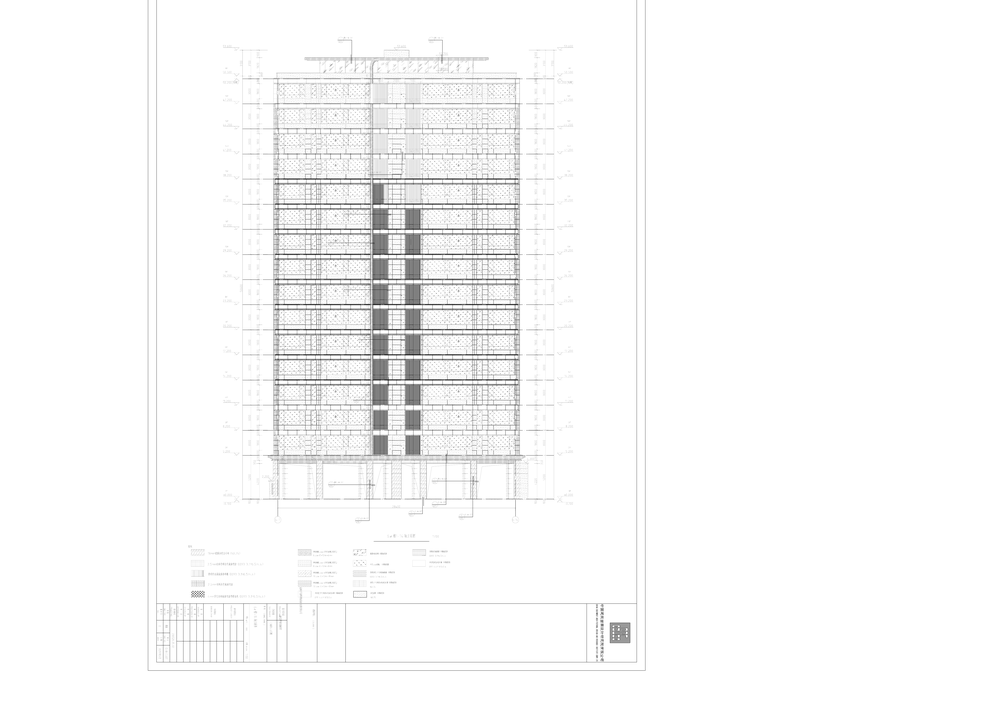
#> input picture out_png/page_001.png, 999 x 707 px, shrunk from 4673 x 3306 before the run
$ python split_connectivity.py
#> lines starting #> are read from the running program, lines starting #| are printed output that depends on the picture; after the words box and inside, x2 and y2 are one past the last pixel; in counts of white or black regions, pixels touching at a corner belong together
import os
from collections import defaultdict
from pathlib import Path
from typing import List, Tuple

import cv2
import numpy as np


# 局部合并函数（基于扩展相交）
def expand_rect(rect, d):
    x, y, w, h = rect
    return (x - d, y - d, w + 2 * d, h + 2 * d)

def rects_intersect(r1, r2):
    x1, y1, w1, h1 = r1
    x2, y2, w2, h2 = r2
    return not (x1 + w1 <= x2 or x2 + w2 <= x1 or y1 + h1 <= y2 or y2 + h2 <= y1)

def merge_two_rects(r1, r2):
    x1, y1, w1, h1 = r1
    x2, y2, w2, h2 = r2
    x = min(x1, x2)
    y = min(y1, y2)
    xmax = max(x1 + w1, x2 + w2)
    ymax = max(y1 + h1, y2 + h2)
    return (x, y, xmax - x, ymax - y)

def merge_rects_in_list(rect_list, threshold):
    """迭代合并列表中的矩形，直到无法再合并"""
    changed = True
    while changed:
        changed = False
        merged = []
        used = [False] * len(rect_list)
        expanded = [expand_rect(r, threshold) for r in rect_list]

        for i in range(len(rect_list)):
            if used[i]:
                continue
            current = rect_list[i]
            for j in range(i + 1, len(rect_list)):
                if not used[j] and rects_intersect(expanded[i], expanded[j]):
                    current = merge_two_rects(current, rect_list[j])
                    used[j] = True
                    changed = True
            merged.append(current)
        rect_list = merged
    return rect_list


def graph_split(
    img_path,
    tmp_path,
    merge_threshold=11.5,
    grid_size=200,
    max_area_riot=0.25,
    min_area=150,
    padding=80,
) -> List[Tuple[Path, Tuple[int, int, int, int]]]:
    """
    参数：
    merge_threshold：连通域合并阈值
    grid_size：图像网格大小参数
    max_area_riot：最大连通域过滤参数
    min_area：输出结果最小矩形过滤参数
    """
#> called with img_path = './out_png/page_001.png', tmp_path = './box_img', merge_threshold = 11.5, grid_size = 200, max_area_riot = 0.25, min_area = 150, padding = 80
    # 1. 读取图像 & 获取初始矩形
    img = cv2.imread(img_path, cv2.IMREAD_GRAYSCALE)
#> img is the input picture: shape (707, 999); min 37, max 255, mean 248.8
    _, binary = cv2.threshold(img, 127, 255, cv2.THRESH_BINARY_INV)
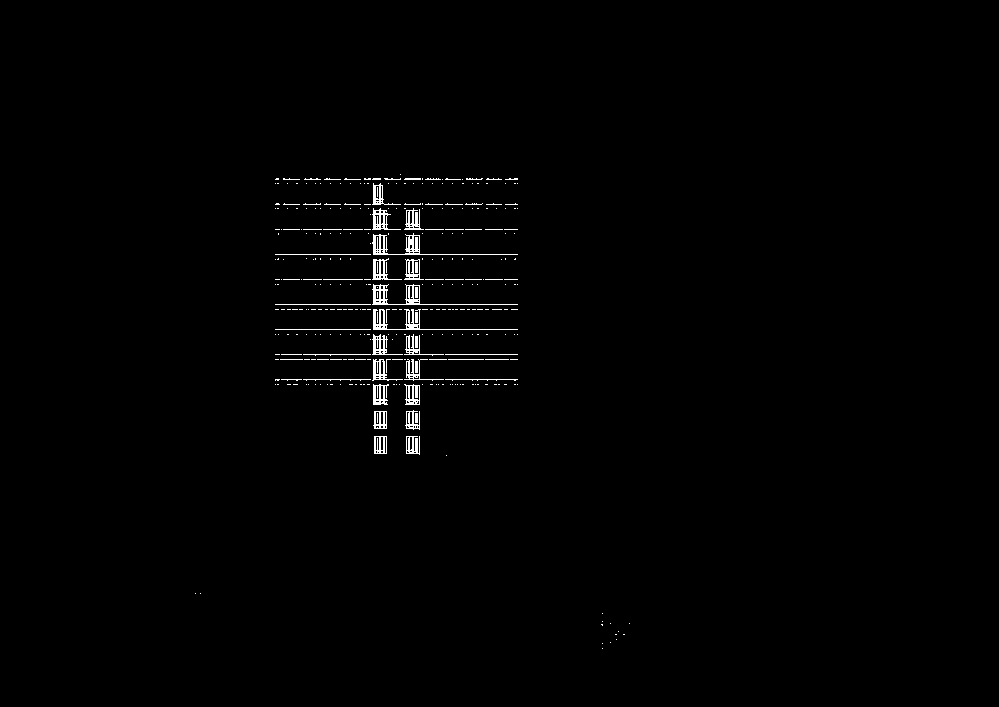
#> binary: shape (707, 999); 0.95% white in thin lines or dots, all inside (x1, y1, x2, y2) = (195, 174, 630, 649)

    # RETR_EXTERNAL：只检测最外层轮廓。
    # RETR_LIST：检测所有轮廓，不建立层级关系。
    # RETR_TREE：检测所有轮廓，并重建完整的嵌套层级结构。
    contours, _ = cv2.findContours(binary, cv2.RETR_LIST, cv2.CHAIN_APPROX_SIMPLE)
#> contours = 478 contours, 413 with area under 20; largest, box (x1, y1, x2, y2) and area: (372, 284, 518, 305) 482, (372, 233, 518, 255) 441, (373, 309, 518, 330) 304, (404, 259, 424, 280) 252, (404, 384, 420, 405) 251

    # 连通域分析（8-连通）
    # num_labels, labels_im = cv2.connectedComponents(binary, connectivity=8)
    # print(f"检测到 {num_labels - 1} 个连通区域（含背景）")

    h_img, w_img = img.shape[:2]
#> h_img = 707; w_img = 999
    long_side = max(h_img, w_img)
#> long_side = 999
    max_allowed_side = long_side * max_area_riot  # 长边的 1/4
#> max_allowed_side = 249.8

    rects = []
    for cnt in contours:
        x, y, w, h = cv2.boundingRect(cnt)
        # 最大连通域过滤，任一边超过原图长边的 1/4 则跳过
        if w > max_allowed_side or h > max_allowed_side:
            continue
        rects.append((x, y, w, h))
#> this loop made 478 passes
#> (x, y, w, h) on passes 1 to 3: (602, 648, 1, 1), (602, 643, 1, 1), (610, 642, 1, 1)
#> after the loop, rects = 478 items, first 6: (602, 648, 1, 1), (602, 643, 1, 1), (610, 642, 1, 1), (616, 639, 1, 1), (623, 634, 2, 1), (615, 634, 2, 1)
    # [14 lines of commented-out code are left out]
    grid_map = defaultdict(list)

    for i, (x, y, w, h) in enumerate(rects):
        # 计算该矩形覆盖的网格范围（向上取整）
        gx_min = x // grid_size
        gy_min = y // grid_size
        gx_max = (x + w - 1) // grid_size
        gy_max = (y + h - 1) // grid_size

        # # 加入所有覆盖的网格
        for gx in range(gx_min, gx_max + 1):
            for gy in range(gy_min, gy_max + 1):
                grid_map[(gx, gy)].append(i)
#> this loop made 478 passes
#> (x, y, w, h, gx_min, gy_min, gx_max, gy_max) on passes 1 to 3: (602, 648, 1, 1, 3, 3, 3, 3), (602, 643, 1, 1, 3, 3, 3, 3), (610, 642, 1, 1, 3, 3, 3, 3)

    # 3. 对每个网格内的矩形进行局部合并
    local_merged = set()  # 使用 set 避免重复（因为一个矩形可能在多个网格）

    for grid_key, indices in grid_map.items():
        if len(indices) <= 1:
            continue
        local_rects = [rects[i] for i in indices]
        merged_in_grid = merge_rects_in_list(local_rects, merge_threshold)
        for r in merged_in_grid:
            local_merged.add(r)
#> this loop made 8 passes
#> merged_in_grid on passes 1, 2, 4, 5, 6, 7, 8: [(601, 613, 29, 36)], [(200, 593, 1, 1), (373, 384, 16, 70)], [(446, 455, 1, 1), (404, 384, 16, 71)], [(372, 183, 146, 222)], [(275, 183, 243, 222)], [(275, 178, 126, 27)], [(372, 174, 146, 31)]
#> after the loop, local_merged = 9 items

    local_merged = list(local_merged)
#> local_merged = [(275, 178, 126, 27), (372, 183, 146, 222), (373, 384, 16, 70), (275, 183, 243, 222), (601, 613, 29, 36), (372, 174, 146, 31), (446, 455, 1, 1), (404, 384, 16, 71), (200, 593, 1, 1)]

    # 4. 全局二次合并（处理跨网格未合并的情况）
    final_rects = merge_rects_in_list(local_merged, merge_threshold)
#> final_rects = [(275, 174, 243, 282), (601, 613, 29, 36), (200, 593, 1, 1)]
    final_rects = [
        (x, y, w, h) for (x, y, w, h) in final_rects
        if w >= min_area and h >= min_area
    ]
#> final_rects = [(275, 174, 243, 282)]
    # [9 lines of commented-out code are left out]
    result: List[Tuple[Path, Tuple[int, int, int, int]]] = []
    os.makedirs(tmp_path, exist_ok=True)
    for idx, (x, y, w, h) in enumerate(final_rects):
        pad = max(0, int(padding))
        # 边界安全检查（防止越界）
        x1 = max(0, x - pad)
        y1 = max(0, y - pad)
        x2 = min(x + w + pad, img.shape[1])
        y2 = min(y + h + pad, img.shape[0])

        if x2 <= x1 or y2 <= y1:
            continue  # 无效区域，跳过

        cropped = img[y1:y2, x1:x2]

        # 保存为 crop_000.png, crop_001.png, ...
        filename = f"crop_{idx:03d}.png"
        save_path = Path(os.path.join(tmp_path, filename))
        cv2.imwrite(str(save_path), cropped)
        result.append((save_path, (x1, y1, x2, y2)))
#> this loop made 1 pass
#> (x, y, w, h, pad, x1, y1, x2) on pass 1: (275, 174, 243, 282, 80, 195, 94, 598)
#> pass 1, in graph_split, `cropped = img[y1:y2, x1:x2]`:
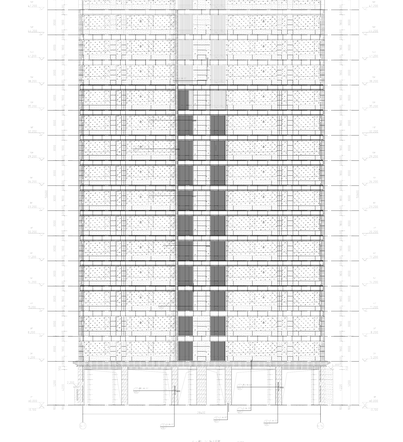
#> cropped: shape (442, 403); min 37, max 255, mean 234.3
#> after the loop, result = 1 item

    return result


if __name__ == "__main__":
    graph_split(
        r"./out_png/page_001.png",
        "./box_img",
    )

$ run again, with box_img/crop_001.png copied over out_png/page_001.png
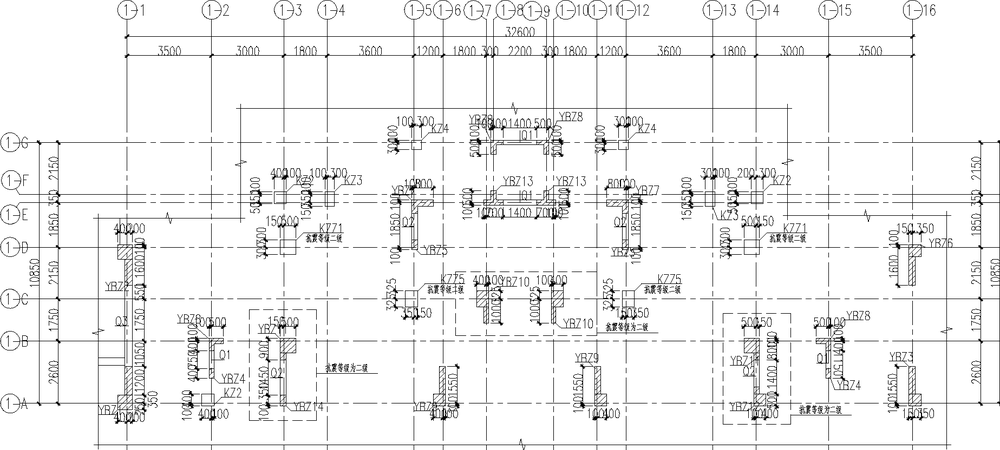
#> input picture box_img/crop_001.png, 1000 x 450 px, shrunk from 1847 x 832 before the run
#> in graph_split, img is the input picture: shape (450, 1000); min 0, max 255, mean 240
#> in graph_split, `_, binary = cv2.threshold(img, 127, 255, cv2.THRESH_BINARY_INV)`:
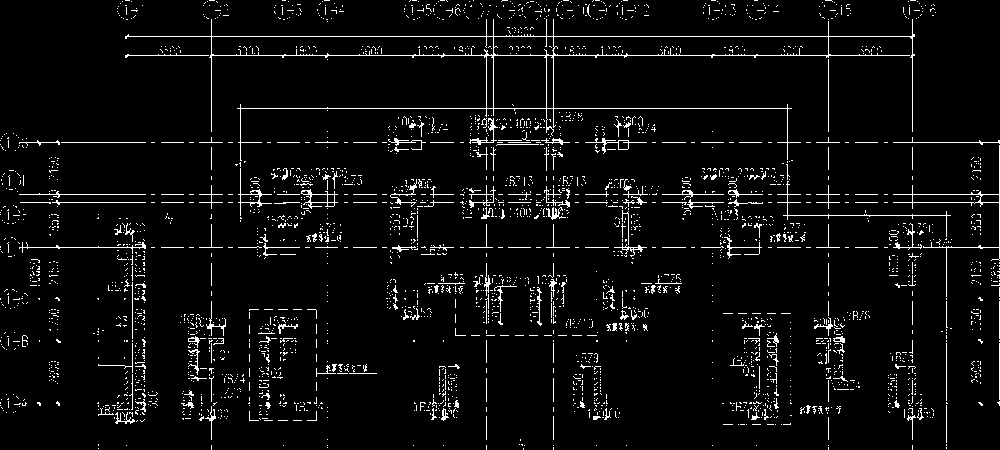
#> binary: shape (450, 1000); 4.8% white in thin lines or dots
#> contours = 3187 contours, 3137 with area under 20; largest, box (x1, y1, x2, y2) and area: (125, 19, 915, 161) 15383, (211, 36, 494, 56) 5312, (553, 36, 829, 56) 5174, (493, 55, 547, 109) 2804, (493, 36, 555, 56) 1126
#> the loop in graph_split, `for cnt in contours:` made 3187 passes
#> (x, y, w, h) on passes 2, 6, 8: (98, 448, 1, 1), (327, 447, 1, 1), (828, 445, 1, 1)
#> after the loop in graph_split, `for cnt in contours:`: rects = 3184 items, first 6: (523, 448, 1, 2), (98, 448, 1, 1), (946, 447, 1, 2), (828, 447, 1, 3), (553, 447, 1, 3), (327, 447, 1, 1)
#> the loop in graph_split, `for i, (x, y, w, h) in enumerate(rects):` made 3184 passes
#> (x, y, w, h, gx_min, gx_max) on passes 1 to 3: (523, 448, 1, 2, 2, 2), (98, 448, 1, 1, 0, 0), (946, 447, 1, 2, 4, 4)
#> the loop in graph_split, `for grid_key, indices in grid_map.items():` made 15 passes
#> merged_in_grid on passes 2 to 8: [(97, 374, 61, 75), (181, 396, 23, 25), (0, 399, 60, 14)], [(888, 343, 60, 107), (800, 380, 41, 70), (978, 401, 22, 5)], [(199, 376, 129, 74)], [(712, 398, 80, 48), (626, 445, 1, 1), (593, 400, 27, 20)], [(777, 145, 223, 259)], [(390, 179, 219, 228)], [(0, 185, 223, 227)]
#> after the loop in graph_split, `for grid_key, indices in grid_map.items():`: local_merged = 42 items
#> in graph_split, `local_merged = list(local_merged)`: local_merged = 42 items, first 6: (599, 0, 50, 20), (585, 181, 366, 228), (712, 398, 80, 48), (819, 0, 32, 20), (978, 401, 22, 5), (626, 445, 1, 1)
#> final_rects = [(0, 0, 1000, 450)]
#> the loop in graph_split, `for idx, (x, y, w, h) in enumerate(final_rects):` made 1 pass
#> (x, y, w, h, pad, x1, y1, x2) on pass 1: (0, 0, 1000, 450, 80, 0, 0, 1000)
#> after the loop in graph_split, `for idx, (x, y, w, h) in enumerate(final_rects):`: result = 1 item
